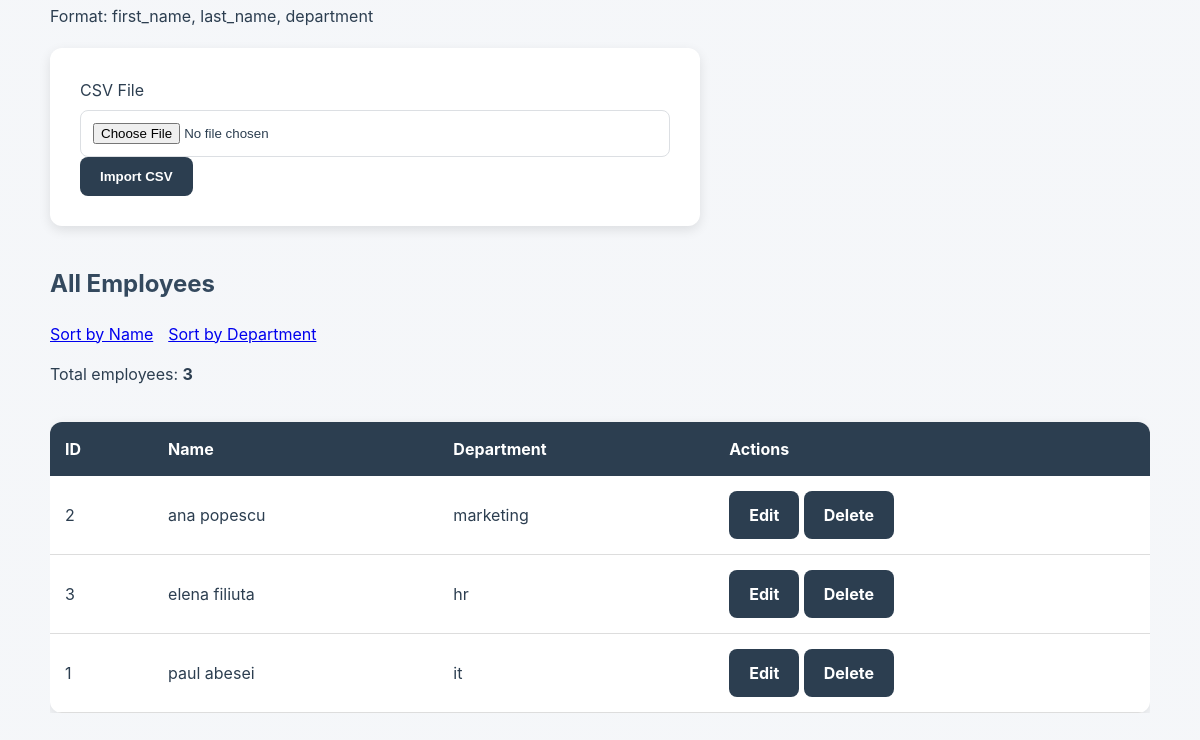
Page /employees/add (lower part) on the earlier database version.
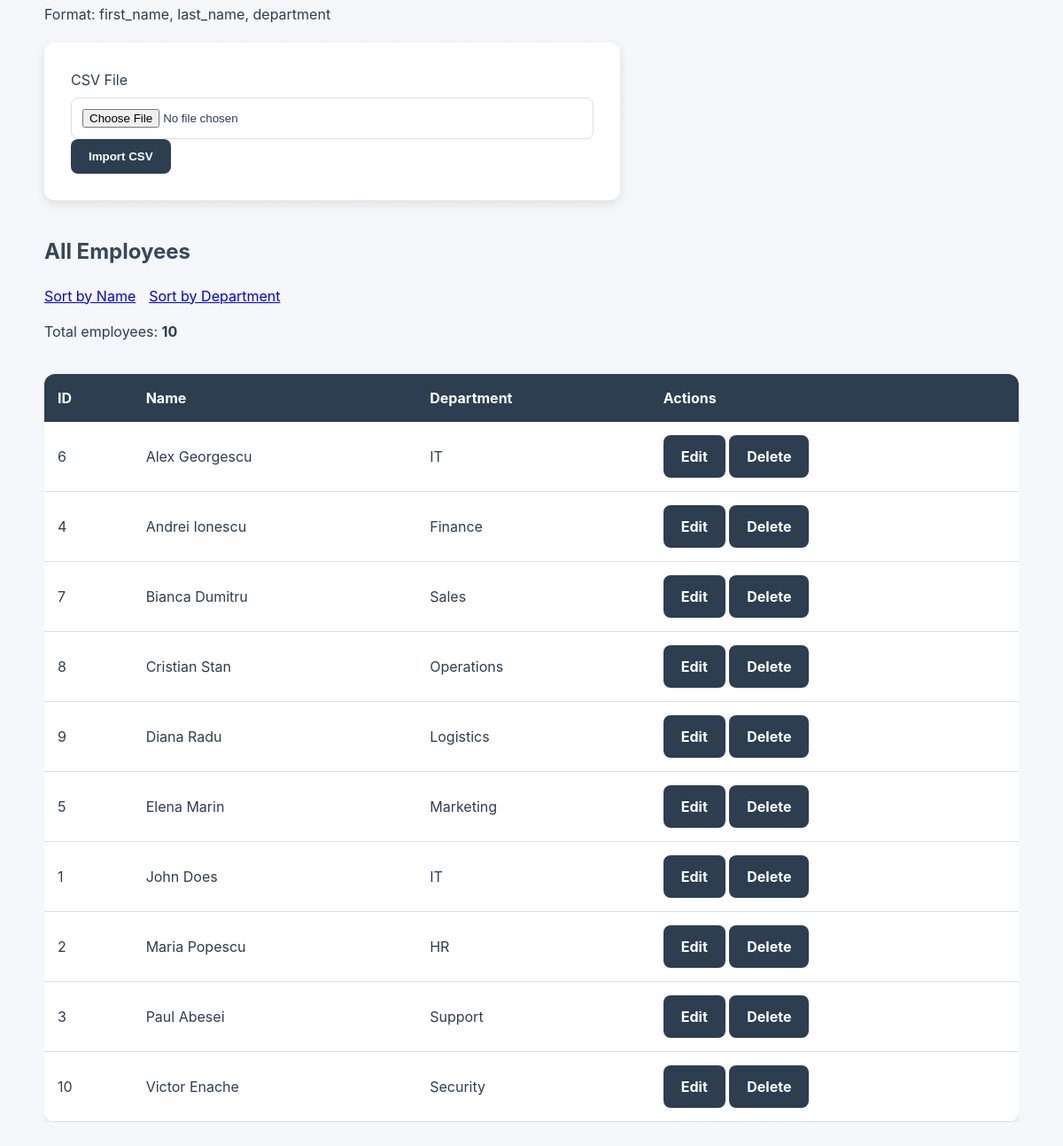
Same page on the later database version.
### tables this page shows
CREATE TABLE employees (
        id INTEGER PRIMARY KEY AUTOINCREMENT,
        first_name TEXT NOT NULL,
        last_name TEXT NOT NULL,
        department TEXT
    );

### routes/employees.py (the view, shortened to what this page needs)
    @app.route("/employees/add", methods=["GET", "POST"])
    def add_employee_route() -> str | Response:
        sort_by = request.args.get("sort", "name")
        employees = get_all_employees_list(sort_by)
        return render_template(
            "employees/add.html",
            employees=employees
        )

### services/add_employees.py (called while the page is built)
def get_all_employees_list(
    sort_by: str = "name"
) -> list[sqlite3.Row]:
    allowed_sort = {
        "name": "first_name",
        "department": "department"
    }
    sort_column = allowed_sort.get(sort_by, "first_name")
    query = f"""
        SELECT *
        FROM employees
        ORDER BY {sort_column}
    """
    with sqlite3.connect(DB_PATH) as conn:
        conn.row_factory = sqlite3.Row
        cursor = conn.cursor()
        cursor.execute(query)
        return cursor.fetchall()

### templates/employees/add.html (shortened to what this page needs)
<!DOCTYPE html>
<html lang="en">
<head>
    <link rel="stylesheet"
          href="{{ url_for('static', filename='style.css') }}">
</head>
<body>
<div class="container">
    <section class="content-section">
        <p>
            Format:
            first_name, last_name, department
        </p>
        <form method="POST"
              enctype="multipart/form-data">
            <div class="form-group">
                <label for="csv_file">
                    CSV File
                </label>
                <input type="file"
                       id="csv_file"
                       name="csv_file"
                       accept=".csv"
                       required>
            </div>
            <button type="submit"
                    name="import_csv">
                Import CSV
            </button>
        </form>
    </section>
    <section class="content-section">
        <p>
            <h2>All Employees</h2>
            <div class="header-buttons">
                <a href="{{ url_for('add_employee_route', sort='name') }}"
                   >
                    Sort by Name
                </a>
                <a href="{{ url_for('add_employee_route', sort='department') }}"
                   >
                    Sort by Department
                </a>
            </div>
        </p>
        <p>
            Total employees:
            <strong>{{ employees|length }}</strong>
        </p>
        {% if employees %}
            <div class="table-wrapper">
                <table>
                    <thead>
                        <tr>
                            <th>ID</th>
                            <th>Name</th>
                            <th>Department</th>
                            <th>Actions</th>
                        </tr>
                    </thead>
                    <tbody>
                        {% for employee in employees %}
                        <tr>
                            <td>
                                {{ employee["id"] }}
                            </td>
                            <td>
                                {{ employee["first_name"] }}
                                {{ employee["last_name"] }}
                            </td>
                            <td>
                                {{ employee["department"] or "-" }}
                            </td>
                            <td>
                                <div class="action-links">
                                    <a href="{{ url_for('edit_employee', employee_id=employee['id']) }}"
                                       class="btn btn-small">
                                        Edit
                                    </a>
                                    <a href="{{ url_for('delete_employee_route', employee_id=employee['id']) }}"
                                       class="btn btn-small"
                                       onclick="return confirm('Delete this employee?')">
                                        Delete
                                    </a>
                                </div>
                            </td>
                        </tr>
                        {% endfor %}
                    </tbody>
                </table>
            </div>
        {% else %}
            <p>
                No employees found.
            </p>
        {% endif %}
    </section>
</div>
</body>
</html>

Differences in the rows shown:
added employees: id "6", first_name "Alex", last_name "Georgescu", department "IT"
added employees: id "4", first_name "Andrei", last_name "Ionescu", department "Finance"
added employees: id "7", first_name "Bianca", last_name "Dumitru", department "Sales"
added employees: id "8", first_name "Cristian", last_name "Stan", department "Operations"
added employees: id "9", first_name "Diana", last_name "Radu", department "Logistics"
added employees: id "5", first_name "Elena", last_name "Marin", department "Marketing"
changed employees id 1: first_name "paul" → "John"; last_name "abesei" → "Does"; department "it" → "IT"; moves up the list
changed employees id 2: first_name "ana" → "Maria"; last_name "popescu" → "Popescu"; department "marketing" → "HR"
changed employees id 3: first_name "elena" → "Paul"; last_name "filiuta" → "Abesei"; department "hr" → "Support"
added employees: id "10", first_name "Victor", last_name "Enache", department "Security"
Other differences:
{{ employees|length }}: "3" → "10"
